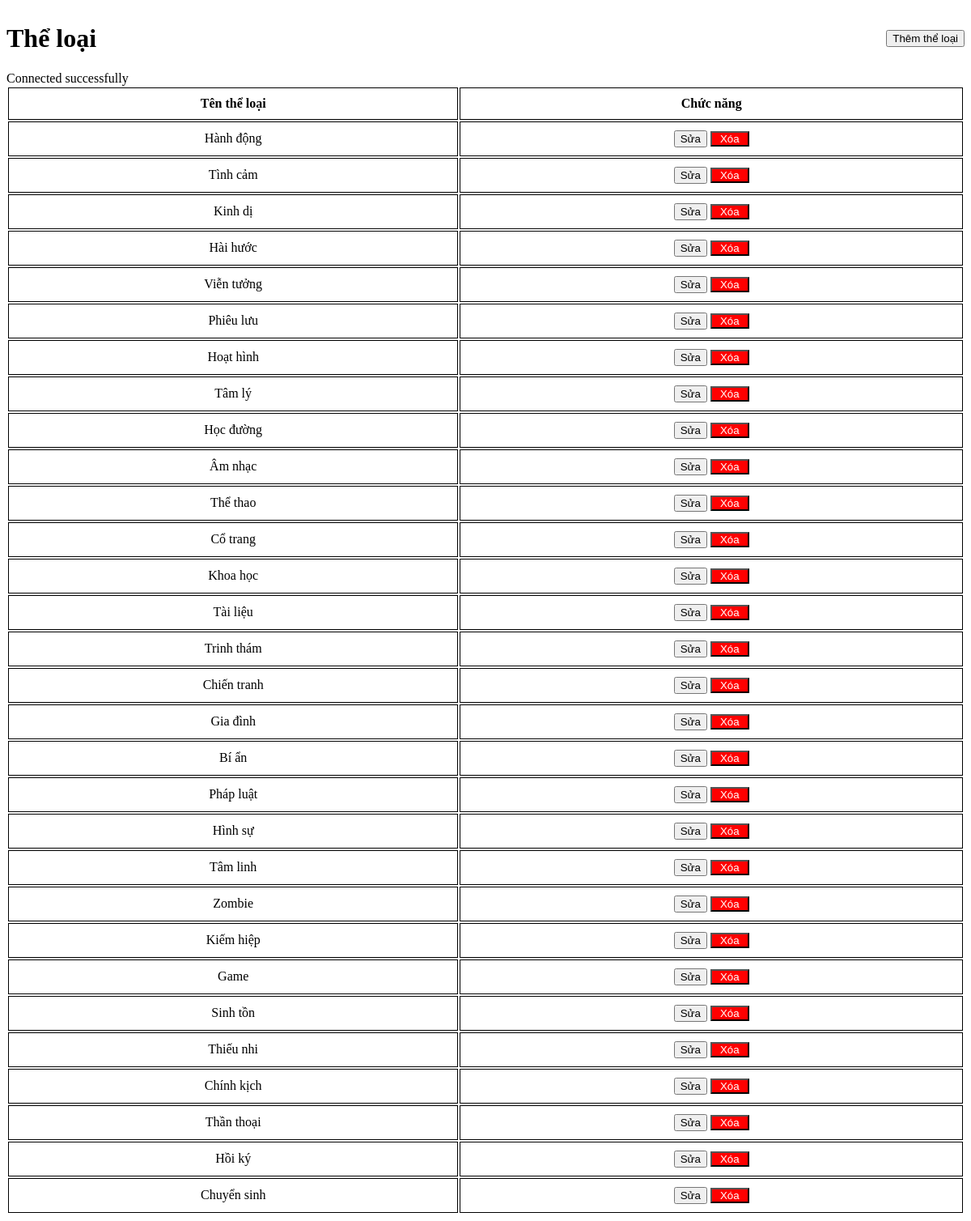
Page /buoi2/theloai.php on the committed database.
### tables this page shows
CREATE TABLE IF NOT EXISTS the_loai (
    id INT PRIMARY KEY AUTO_INCREMENT,
    ten_the_loai VARCHAR(50)
);

### buoi2/theloai.php (the view, shortened to what this page needs)
<!DOCTYPE html>
<html lang="en">
<head>
</head>
<body>
     <div style="display: flex; justify-content: space-between; align-items: center;">
      <h1>Thể loại</h1>
    <button><a  color: green class="them" href="themtheloai.php">Thêm thể loại</a></button>
    </div>
    <table>
        <tr>
            <th>Tên thể loại</th>
            <th>Chức năng</th>
        </tr>
        <?php
        include ('connect.php');
        $sql = "SELECT t.* FROM the_loai t ";
        $result = mysqli_query($conn, $sql);
        while($row = mysqli_fetch_array($result)) {
        ?>
        <tr>
            <td><?php echo $row["ten_the_loai"] ?></td>
            <td>
                <button>Sửa</button>
                <button class="xoa"><a  href="xoatheloai.php?id.<?php echo $row["id"] ?>">Xóa</a></button>
            </td>
        </tr>
        <?php } ?>
    </table>
</body>
</html>

### buoi2/theloai.php (style rules this page uses)
table { width: 100%; text-align: center; }
th, td { border: 1px solid black; padding: 10px; }
a { text-decoration: none; color: white; }
.xoa { background-color: red; padding: 0 10px; color: green; }
.them { color : black; }

### rows in the picture
the_loai: ten_the_loai "Hành động"
the_loai: ten_the_loai "Tình cảm"
the_loai: ten_the_loai "Kinh dị"
the_loai: ten_the_loai "Hài hước"
the_loai: ten_the_loai "Viễn tưởng"
the_loai: ten_the_loai "Phiêu lưu"
the_loai: ten_the_loai "Hoạt hình"
the_loai: ten_the_loai "Tâm lý"
the_loai: ten_the_loai "Học đường"
the_loai: ten_the_loai "Âm nhạc"
the_loai: ten_the_loai "Thể thao"
the_loai: ten_the_loai "Cổ trang"
the_loai: ten_the_loai "Khoa học"
the_loai: ten_the_loai "Tài liệu"
the_loai: ten_the_loai "Trinh thám"
the_loai: ten_the_loai "Chiến tranh"
the_loai: ten_the_loai "Gia đình"
the_loai: ten_the_loai "Bí ẩn"
the_loai: ten_the_loai "Pháp luật"
the_loai: ten_the_loai "Hình sự"
the_loai: ten_the_loai "Tâm linh"
the_loai: ten_the_loai "Zombie"
the_loai: ten_the_loai "Kiếm hiệp"
the_loai: ten_the_loai "Game"
the_loai: ten_the_loai "Sinh tồn"
the_loai: ten_the_loai "Thiếu nhi"
the_loai: ten_the_loai "Chính kịch"
the_loai: ten_the_loai "Thần thoại"
the_loai: ten_the_loai "Hồi ký"
the_loai: ten_the_loai "Chuyển sinh"
